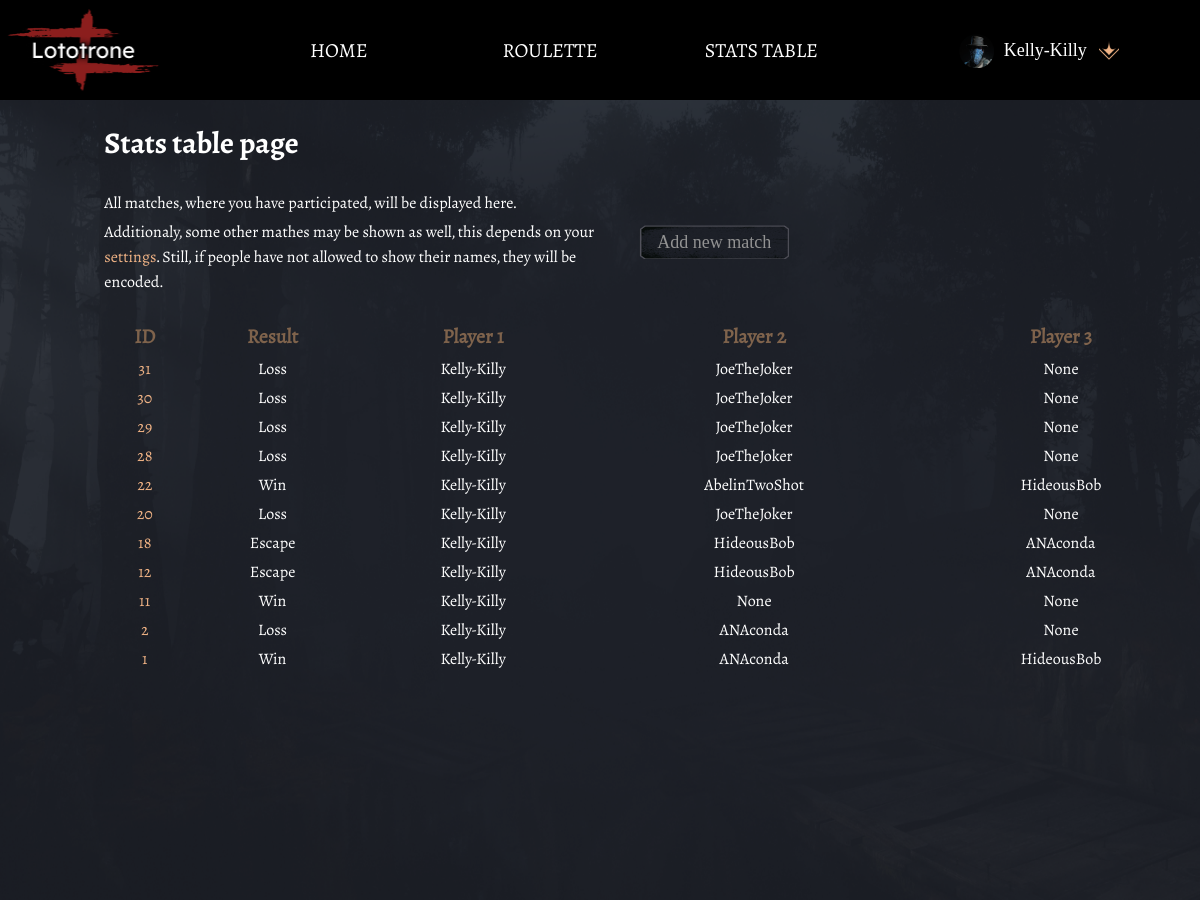
/stats/ (signed in), run on the app's committed database.
### stats/models.py (models this page shows, shortened)
class Player(models.Model):
    username_validator = UnicodeUsernameValidator()
    username = models.OneToOneField(
        User,
        on_delete=models.SET( User.objects.get(username='UnknownHunter').pk),
        validators=[username_validator],
        related_name="username_of_player",
        null=True,
        blank=True,
        unique=False,
        )
    use_alternative_name = models.BooleanField(default=False)
    also_known_as = models.CharField(
        max_length=50,
        verbose_name="Also known as",
        blank=True,
        validators = [UnicodeAndSpaceValidator(),],
        )
    allow_see_mathes = models.BooleanField(
        _("Allow other users see your matches."),
        default=False,
        )
    allow_see_name = models.BooleanField(
        _("Allow other users see your matches and your name."),
        default=False,
        )
    show_only_my_matches = models.BooleanField(
        _("Display only matches, where you have participated."),
        default=True,
        )
    verified_user = models.BooleanField(
        _("Allow stats of this player be used in common statistics."),
        default=False,
        )
    hash_key = models.CharField(
        _("Hash key of this user."),
        max_length=32,
        null=True,
        blank=True,
        )
    hash_redeemable = models.BooleanField(
        _("May be redeemed by a user"),
        default=False,
        )
    show_tooltips = models.BooleanField(
        _("States whether tooltips and usage hints are visible."),
        default=True
        )
    created_by = models.ForeignKey(
        User,
        verbose_name=_("Showss who is the creator of this player. It's used only while player is not assigned to a user."),
        on_delete=models.SET( User.objects.get(username='UnknownHunter').pk),
        related_name= 'creator', # do I even need this if 'Player.objects.filter(created_by = active_user)'
        blank = True,
        null = True,
        )
    may_be_duplicate = models.BooleanField(
        _("Allows this player to have duplicate in match. Service field."),
        default = False
        )
    encode = False
    def __str__(self) -> str:
        encode = self.encode
        if self.use_alternative_name:
            result =  self.also_known_as
        else:
            try:
                result =  self.username.username
            except AttributeError:
                result = self.also_known_as
        if encode:
            return 'Player '+ self.encode_md5(result)[:6]
        else:
            return result

class Match(models.Model):
    wl_status = models.FloatField(
        blank=False,
        default=0,
        validators=[ListedValueValidator((0,0.5,1))]
        )
    date = models.DateField(  default=datetime.date.today)
    kills_total = models.IntegerField(
        blank=False,
        default=0
        )
    playtime = models.DurationField(blank=False)
    map = models.ForeignKey(
        Map,
        verbose_name=_("Map of the match"),
        on_delete=models.PROTECT,
        related_name="map_of_match",
        blank=True,
        null=True
        )
    kills_validators = [NonNegativeValidator(_('kills')),]
    assists_validators = [NonNegativeValidator(_("assists")),]
    deaths_validators = [NonNegativeValidator(_("deaths")),]
    bounty_validators = [NonNegativeValidator(_('bounty')),]
    player_1 = models.ForeignKey(Player, on_delete=models.PROTECT, related_name='player_1_name')
    player_1_primary_weapon = models.ForeignKey(
        Weapon,
        on_delete=models.PROTECT,
        related_name='player_1_primary_weapon',
        null=True,
        )
    player_1_primary_ammo_A = models.ForeignKey(
        AmmoType,
        on_delete=models.PROTECT,
        related_name='player_1_primary_weapon_ammo_A',
        default=AmmoType.objects.get(name="Standard").id,
        null=True,
        )
    player_1_primary_ammo_B = models.ForeignKey(
        AmmoType,
        on_delete=models.PROTECT,
        related_name='player_1_primary_weapon_ammo_B',
        default=AmmoType.objects.get(name="None").id,
        null=True,
        blank=True,
        )
    player_1_secondary_weapon = models.ForeignKey(
        Weapon,
        on_delete=models.PROTECT,
        related_name='player_1_secondary_weapon',
        null=True,
        )
    player_1_secondary_ammo_A = models.ForeignKey(AmmoType, on_delete=models.PROTECT,
        related_name='player_1_secondary_weapon_ammo_A',
        default=AmmoType.objects.get(name="Standard").id,
        null=True,
        )
    player_1_secondary_ammo_B = models.ForeignKey(AmmoType,
        on_delete=models.PROTECT,
        related_name='player_1_secondary_weapon_ammo_B',
        default=AmmoType.objects.get(name="None").id,
        null=True,
        blank=True,
        )
    player_1_kills = models.IntegerField(
        default=0,
        validators=kills_validators,
        )
    player_1_assists = models.IntegerField(
        default=0,
        validators=assists_validators,
        )
    player_1_deaths = models.IntegerField(
        default=0,
        validators=deaths_validators,
        )
    player_1_bounty = models.IntegerField(
        _("player 1 bounty"),
        default=0,
        validators=bounty_validators,
        null=False,
        blank=True,
        )
    player_1_signature = models.BooleanField(
        _("player 1 signature"),
        default=False,
        blank=True,
        ) #this fiels certifies that player 1 privided his side of data
    player_2 = models.ForeignKey(Player,
        on_delete=models.PROTECT,
        related_name='player_2_name',
        null=True,
        blank=True
    )
    player_2_primary_weapon = models.ForeignKey(
        Weapon,
        on_delete=models.PROTECT,
        related_name='player_2_primary_weapon',
        null=True,
        blank=True,
        )
    player_2_primary_ammo_A = models.ForeignKey(
        AmmoType,
        on_delete=models.PROTECT,
        related_name='player_2_primary_weapon_ammo_A',
        default=AmmoType.objects.get(name="Standard").id,
        null=True,
        blank=True,
        )
    player_2_primary_ammo_B = models.ForeignKey(
        AmmoType,
        on_delete=models.PROTECT,
        related_name='player_2_primary_weapon_ammo_B',
        default=AmmoType.objects.get(name="None").id,
        null=True,
        blank=True,
        )
    player_2_secondary_weapon = models.ForeignKey(
        Weapon,
        on_delete=models.PROTECT,
        related_name='player_2_secondary_weapon',
        null=True,
        blank=True,
        )
    player_2_secondary_ammo_A = models.ForeignKey(AmmoType, on_delete=models.PROTECT,
        related_name='player_2_secondary_weapon_ammo_A',
        default=AmmoType.objects.get(name="Standard").id,
        null=True,
        blank=True,
        )
    player_2_secondary_ammo_B = models.ForeignKey(AmmoType,
        on_delete=models.PROTECT,
        related_name='player_2_secondary_weapon_ammo_B',
        default=AmmoType.objects.get(name="None").id,
        null=True,
        blank=True,
        )
    player_2_kills = models.IntegerField(
        default=0,
        validators=kills_validators,
        blank=True,
        )
    player_2_assists = models.IntegerField(
        default=0,
        validators=assists_validators,
        blank=True,
        )
    player_2_deaths = models.IntegerField(
        default=0,
        validators=deaths_validators,
        blank=True,
        )
    player_2_bounty = models.IntegerField(
        _("player 2 bounty"),
        default=0,
        validators=bounty_validators,
        null=False,
        blank=True,
        )
    player_2_signature = models.BooleanField(
        _("player 2 signature"),
        default=False,
        blank=True,
        )
    player_3 = models.ForeignKey(Player,
        on_delete=models.PROTECT,
        related_name='player_3_name',
        null=True,
        blank=True)
    player_3_primary_weapon = models.ForeignKey(
        Weapon,
        on_delete=models.PROTECT,
        related_name='player_3_primary_weapon',
        null=True,
        blank=True,
        )
    player_3_primary_ammo_A = models.ForeignKey(
        AmmoType,
        on_delete=models.PROTECT,
        related_name='player_3_primary_weapon_ammo_A',
        default=AmmoType.objects.get(name="Standard").id,
        null=True,
        blank=True,
        )
    player_3_primary_ammo_B = models.ForeignKey(
        AmmoType,
        on_delete=models.PROTECT,
        related_name='player_3_primary_weapon_ammo_B',
        default=AmmoType.objects.get(name="None").id,
        null=True,
        blank=True,
        )
    player_3_secondary_weapon = models.ForeignKey(
        Weapon,
        on_delete=models.PROTECT,
        related_name='player_3_secondary_weapon',
        null=True,
        blank=True,
        )
    player_3_secondary_ammo_A = models.ForeignKey(AmmoType, on_delete=models.PROTECT,
        related_name='player_3_secondary_weapon_ammo_A',
        default=AmmoType.objects.get(name="Standard").id,
        null=True,
        blank=True,
        )
    player_3_secondary_ammo_B = models.ForeignKey(AmmoType,
        on_delete=models.PROTECT,
        related_name='player_3_secondary_weapon_ammo_B',
        default=AmmoType.objects.get(name="None").id,
        null=True,
        blank=True,
        )
    player_3_kills = models.IntegerField(
        default=0,
        validators=kills_validators,
        blank=True,
        )
    player_3_assists = models.IntegerField(
        default=0,
        validators=assists_validators,
        blank=True,
        )
    player_3_deaths = models.IntegerField(
        default=0,
        validators=deaths_validators,
        blank=True,
        )
    player_3_bounty = models.IntegerField(
        _("player 3 bounty"),
        default=0,
        validators=bounty_validators,
        null=False,
        blank=True,
        )
    player_3_signature = models.BooleanField(
        _("player 2 signature"),
        default=False,
        blank=True,
        )
    fights_locations = models.ManyToManyField(
        Compound,
        verbose_name=_("Place of a firefight")
        )
    correct_match = models.BooleanField(
        _("Match data is correct"),
        default=False)
    external = models.BooleanField(
        _("Externally added match"),
        default = False
        )
    class PlayerDuplicationError(Exception):
        '''Exception is raised when we try to assign several players which cannot have duplicates.
        The only players which could have its own duplicates should be Unknown Hunter (aka deleted one), Random Hunter, and maybe some other.

        Atributes
            player - name\class of a player duplicate
            message (optional) - in case you'd like to change this
        '''
    def players(self, is_class = False):
        '''This func puts player credentials into a list. If is_class is True then puts whole classes.
        Credentials is a bit outdated logic, use is_class instead.
        '''
        players_credentials = []
        all_players = (self.player_1, self.player_2, self. player_3)
        for player in all_players:
            try:
                username = player.username.username
            except AttributeError:
                username = ''
            try:
                playername = player.also_known_as
            except AttributeError:
                playername = ''
            players_credentials.append((username, playername))
        if not is_class:
            return players_credentials
        else:
            return all_players

### stats/views.py (the view)
# urls.py: path('', views.show_stats_table, name = "table"),
@login_required
def show_stats_table(request):
    user = AuxClass.credentials_to_dict(request)
    if not request.user.is_staff:
        if user['has_aka']:
            look_for_user = Player.objects.get(also_known_as = user['playername'])
        else:
            look_for_user = User.objects.get(username = user['username']).username_of_player
        p1_group = Match.objects.filter(player_1 = look_for_user)
        p2_group = Match.objects.filter(player_2 = look_for_user)
        p3_group = Match.objects.filter(player_3 = look_for_user)
        if request.user.username_of_player.show_only_my_matches:
            filtered_matches = []
        else:
            all_matches = Match.objects.all()
            filtered_matches = [match for match in all_matches if match.display_allowed()]
            hashed_matches = [match.set_encoding() for match in filtered_matches]
        result_as_list = sorted(
            chain(p1_group, p2_group, p3_group, filtered_matches),
            key=attrgetter('id'))
        result_as_set = set(result_as_list)
        result_ready = list(result_as_set)
        result_ready.reverse()
    else:
        result_ready = Match.objects.all()
    response = render(request, "stats_list.html", {'matches': result_ready, 'user':user})
    return response

### stats/templates/stats_list.html (shortened to what this page needs)
{% extends 'base.html' %}
{% block content %}
<head>
    <link rel="stylesheet" href="/static/styles/statsList.css?{% now "U" %}">
</head>
<body>
    <main>
        <div id="spaceleft"></div>
        <div id="core">
            <h1 class="heading-big">
                Stats table page
            </h1>
            <div id="table-header">
                <div id="description">
                    <p style="max-width: 570px">
                        All matches, where you have participated, will be displayed here.
                    </p><p>
                        Additionaly, some other mathes may be shown as well,
                        this depends on your  <a href="{% url 'profile_settings' %}">settings</a>. Still, if people have not allowed to show their names, they will be encoded.
                    </p>
                </div>
                <div id="add">
                    <a href="{% url 'stats:add' %}" id="add-match">Add new match</a>
                </div>
            </div>
            <table>
                <th>ID</th>
                <th>Result</th>
                <th>Player 1</th>
                <th>Player 2</th>
                <th>Player 3</th>
                {% for match in matches %}
                <tr>
                    <td>
                        <a href="{% url 'stats:match_details' match.id %}">{{ match.id }}</a>
                    </td>
                    <td>
                        {% if match.wl_status == 1 %}Win{% endif %}
                        {% if match.wl_status == 0 %}Loss{% endif %}
                        {% if match.wl_status == 0.5 %}Escape{% endif %}
                    </td>
                    <td>{{ match.player_1 }}</td>
                    <td>{% if match.player_2 != 'None' %}{{ match.player_2 }}{% endif %}</td>
                    <td>{% if match.player_3 == 'None' %} {% else %}{{ match.player_3 }}{% endif %}</td>
                </tr>
                {% endfor%}
            </table>
        </div>
    </main>
</body>
{% endblock %}

### templates/registration/user_area.html (shortened to what this page needs)
<head>
    <link rel="stylesheet" href="/static/styles/service.css?{% now "U" %}">
</head>
{% block content %}
{% if not user.anonymous %}
<div id="user_bar">
    <div class="playername"  onclick="subMenu('settings')">
        <img src="/static/images/hunter.png" alt="" height="35" width="35" style="padding-right: 10px;" onclick="subMenu('settings')">
        {{user.name}}
        <div height="24" width="24" class='dropdown-icon' onclick="subMenu('settings')"></div>
    </div>
</div>
{% endif %}
{% endblock %}

### data on the page
Player: name "Kelly-Killy"
Match: id "31", wl_status "Loss", player_1 "Kelly-Killy", player_2 "JoeTheJoker", player_3 "None"
Match: id "30", wl_status "Loss", player_1 "Kelly-Killy", player_2 "JoeTheJoker", player_3 "None"
Match: id "29", wl_status "Loss", player_1 "Kelly-Killy", player_2 "JoeTheJoker", player_3 "None"
Match: id "28", wl_status "Loss", player_1 "Kelly-Killy", player_2 "JoeTheJoker", player_3 "None"
Match: id "22", wl_status "Win", player_1 "Kelly-Killy", player_2 "AbelinTwoShot", player_3 "HideousBob"
Match: id "20", wl_status "Loss", player_1 "Kelly-Killy", player_2 "JoeTheJoker", player_3 "None"
Match: id "18", wl_status "Escape", player_1 "Kelly-Killy", player_2 "HideousBob", player_3 "ANAconda"
Match: id "12", wl_status "Escape", player_1 "Kelly-Killy", player_2 "HideousBob", player_3 "ANAconda"
Match: id "11", wl_status "Win", player_1 "Kelly-Killy", player_2 "None", player_3 "None"
Match: id "2", wl_status "Loss", player_1 "Kelly-Killy", player_2 "ANAconda", player_3 "None"
Match: id "1", wl_status "Win", player_1 "Kelly-Killy", player_2 "ANAconda", player_3 "HideousBob"
